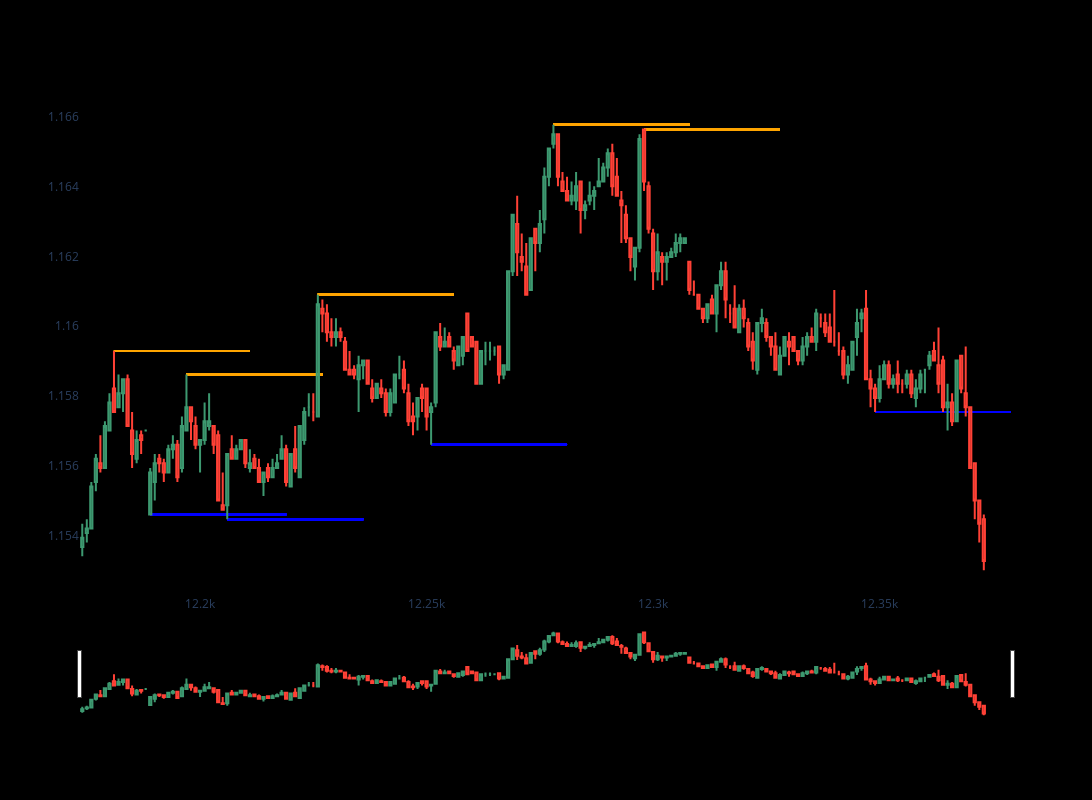

The notebook cell this image was saved under:
### Code cell
def plot_fvg_and_key_levels(df, start_idx, end_idx, extension=30):
    """
    Plots candlesticks, FVG zones, and key levels (support/resistance) for a
    subset of a DataFrame from `start_idx` to `end_idx`.
    
    The FVG column is expected to have tuples of the form:
        (fvg_type, start_price, end_price, trigger_index)

    The key_levels column is expected to have dictionaries of the form:
        {
          "support": [(idx, price), (idx, price), ...],
          "resistance": [(idx, price), (idx, price), ...]
        }

    Parameters:
    -----------
    df : pd.DataFrame
        Must contain: "Open", "High", "Low", "Close", "FVG", "key_levels".
    start_idx : int
        Starting row index for plotting.
    end_idx : int
        Ending row index for plotting.
    extension : int
        How far (in x-axis units/index steps) to extend the FVG rectangles
        and key-level lines.
    
    Returns:
    --------
    fig : plotly.graph_objects.Figure
        A Plotly Figure with the candlesticks, FVG, and key-level lines.
    """

    # Slice the DataFrame to the desired plotting range
    # dfpl = df.loc[start_idx:end_idx]
    dfpl = df.tail(200)

    # Create the figure
    fig = go.Figure()

    # -- 1) Add Candlestick Chart --
    fig.add_trace(go.Candlestick(
        x=dfpl.index,
        open=dfpl["Open"],
        high=dfpl["High"],
        low=dfpl["Low"],
        close=dfpl["Close"],
        name="Candles"
    ))

    # -- 2) Add FVG Zones --
    for i, row in dfpl.iterrows():
        # Check if "FVG" is a valid tuple: (fvg_type, start_price, end_price, trigger_index)
        if isinstance(row.get("FVG"), tuple):
            fvg_type, start_price, end_price, trigger_idx = row["FVG"]

            # Choose a fill color based on bullish vs. bearish
            if fvg_type == "bullish":
                color = "rgba(0, 255, 0, 0.3)"   # greenish
            else:
                color = "rgba(255, 0, 0, 0.3)"   # reddish

            fig.add_shape(
                type="rect",
                x0=trigger_idx,
                x1=trigger_idx + extension,
                y0=start_price,
                y1=end_price,
                fillcolor=color,
                opacity=0.4,
                layer="below",
                line=dict(width=0),
            )

    # -- 3) Add Key Levels as Horizontal Lines --
    for i, row in dfpl.iterrows():
        key_levels = row.get("key_levels", None)
        if key_levels:
            # key_levels is a dict: {"support": [(idx, val), ...], "resistance": [(idx, val), ...]}
            support_levels = key_levels.get("support", [])
            resistance_levels = key_levels.get("resistance", [])

            # Plot support levels
            for (gen_idx, s_price) in support_levels:
                # We only draw the line if gen_idx is in (start_idx, end_idx)
                # You can decide to relax/omit this check if you want lines from outside the window.
                if start_idx <= gen_idx <= end_idx:
                    fig.add_shape(
                        type="line",
                        x0=gen_idx,
                        x1=gen_idx + extension,
                        y0=s_price,
                        y1=s_price,
                        line=dict(color="blue", width=2),
                        layer="below"
                    )

            # Plot resistance levels
            for (gen_idx, r_price) in resistance_levels:
                if start_idx <= gen_idx <= end_idx:
                    fig.add_shape(
                        type="line",
                        x0=gen_idx,
                        x1=gen_idx + extension,
                        y0=r_price,
                        y1=r_price,
                        line=dict(color="orange", width=2),
                        layer="below"
                    )

    # -- 4) Figure Aesthetics --
    fig.update_layout(
        width=1200,
        height=800,
        xaxis=dict(showgrid=False),
        yaxis=dict(showgrid=False),
        plot_bgcolor='black',
        paper_bgcolor='black'
    )

    fig.show()
    return fig


fig = plot_fvg_and_key_levels(df, start_idx=12173, end_idx=12373, extension=30)
